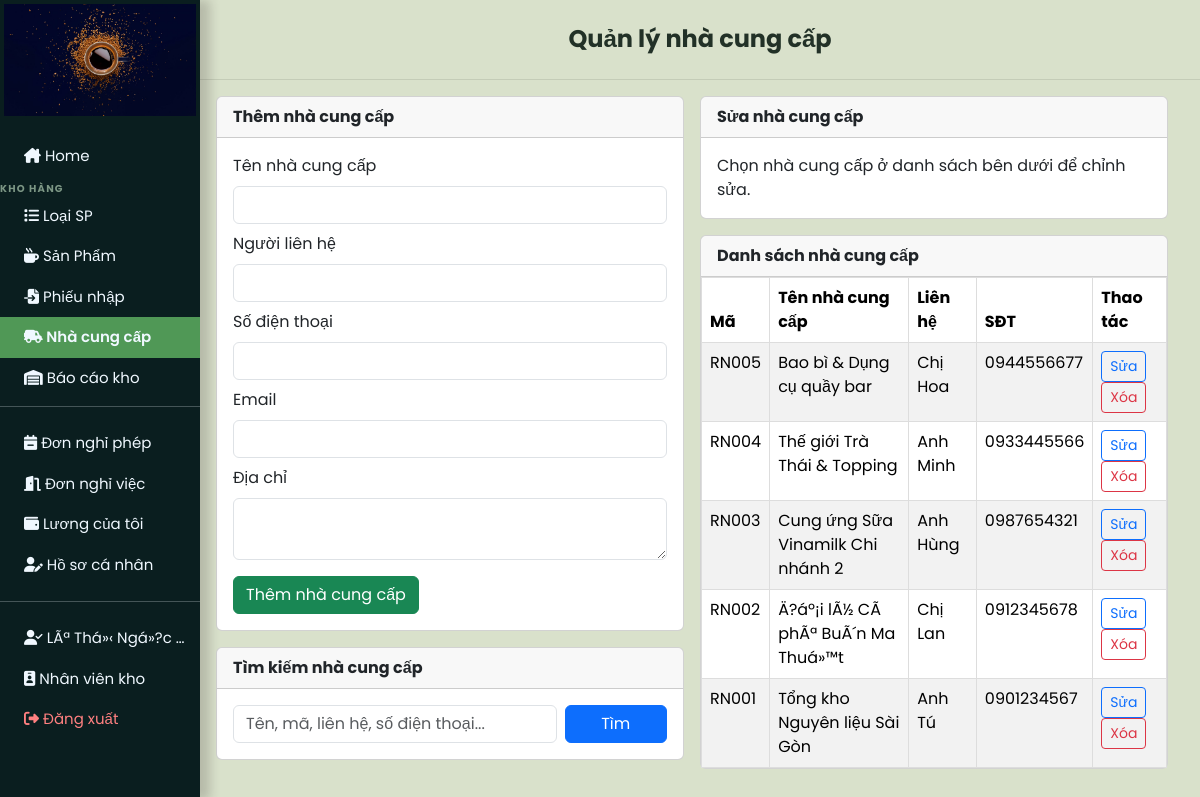
/user_page.php?nhacungcap (signed in), run on the app's committed database.
### tables this page shows
CREATE TABLE `accounts` (
  `account_id` int(11) NOT NULL,
  `full_name` varchar(150) NOT NULL,
  `email` varchar(150) NOT NULL,
  `password` varchar(255) NOT NULL,
  `role_id` int(11) NOT NULL DEFAULT 3,
  `position_id` int(11) DEFAULT NULL,
  `phone` varchar(20) DEFAULT NULL,
  `address` text DEFAULT NULL,
  `birth_date` date DEFAULT NULL,
  `gender` enum('nam','ná»¯','khÃ¡c') DEFAULT NULL,
  `hr_status` enum('active','resigned','on_leave') NOT NULL DEFAULT 'active',
  `system_status` enum('active','locked','disabled','pending') NOT NULL DEFAULT 'pending',
  `hire_date` date DEFAULT NULL,
  `created_at` timestamp NULL DEFAULT current_timestamp(),
  `updated_at` timestamp NULL DEFAULT current_timestamp() ON UPDATE current_timestamp()
);

CREATE TABLE `suppliers` (
  `supplier_id` int(11) NOT NULL,
  `supplier_code` varchar(50) NOT NULL,
  `supplier_name` varchar(200) NOT NULL,
  `contact_name` varchar(150) DEFAULT NULL,
  `phone_number` varchar(20) DEFAULT NULL,
  `email` varchar(150) DEFAULT NULL,
  `address` text DEFAULT NULL,
  `status` enum('active','inactive') NOT NULL DEFAULT 'active',
  `created_at` timestamp NULL DEFAULT current_timestamp(),
  `updated_at` timestamp NULL DEFAULT current_timestamp() ON UPDATE current_timestamp()
);

### src/models/functions.php (called while the page is built, shortened)
<?php
require_once __DIR__ . '/authorization.php';
function notifyAttrs(string $type, string $message, string $title = ''): string
{
    if ($message === '') return '';
    $t = htmlspecialchars($type,    ENT_QUOTES);
    $m = htmlspecialchars($message, ENT_QUOTES);
    $h = htmlspecialchars($title,   ENT_QUOTES);
    return " data-notify-type=\"$t\" data-notify-message=\"$m\"" . ($h ? " data-notify-title=\"$h\"" : '');
}
?>

### src/models/authorization.php (called while the page is built, shortened)
<?php
function roleLabel(string $roleName): string
{
    $labels = [
        AppRole::ADMIN     => 'Quản trị viên',
        AppRole::MANAGER   => 'Quản lý nhân sự',
        AppRole::SALES     => 'Nhân viên bán hàng',
        AppRole::WAREHOUSE => 'Nhân viên kho',
    ];
    return $labels[$roleName] ?? 'Không xác định';
}
function currentRole(): string
{
    return $_SESSION['role_name'] ?? '';
}
function currentUserId(): int
{
    return (int) ($_SESSION['account_id'] ?? 0);
}

### src/views/nhacungcap.php (the view, shortened to what this page needs)
<?php
$keyword = trim((string)($_GET['timkiem-ncc'] ?? ''));
$where = "WHERE status = 'active'";
$listSql = "SELECT supplier_id, supplier_code, supplier_name, contact_name, phone_number, email, address
            FROM suppliers
            {$where}
            ORDER BY supplier_id DESC";
$listRs = mysqli_query($conn, $listSql);
$suppliers = mysqli_fetch_all($listRs, MYSQLI_ASSOC);
$editSupplier = null;
?>
<div class="dash_board px-2">
    <div class="container-fluid row g-3">
        <div class="col-lg-6">
            <div class="card mb-3">
                <div class="card-header fw-bold">Thêm nhà cung cấp</div>
                <div class="card-body">
                    <form method="POST" action="user_page.php?nhacungcap">
                        <div class="mb-2">
                            <label class="form-label">Tên nhà cung cấp</label>
                            <input class="form-control" type="text" name="supplier_name" required>
                        </div>
                        <div class="mb-2">
                            <label class="form-label">Người liên hệ</label>
                            <input class="form-control" type="text" name="contact_name">
                        </div>
                        <div class="mb-2">
                            <label class="form-label">Số điện thoại</label>
                            <input class="form-control" type="text" name="phone_number">
                        </div>
                        <div class="mb-2">
                            <label class="form-label">Email</label>
                            <input class="form-control" type="email" name="email">
                        </div>
                        <div class="mb-3">
                            <label class="form-label">Địa chỉ</label>
                            <textarea class="form-control" name="address" rows="2"></textarea>
                        </div>
                        <button class="btn btn-success" type="submit">Thêm nhà cung cấp</button>
                    </form>
                </div>
            </div>
            <div class="card">
                <div class="card-header fw-bold">Tìm kiếm nhà cung cấp</div>
                <div class="card-body">
                    <form method="GET" action="user_page.php" class="row g-2">
                        <div class="col-9">
                            <input class="form-control" type="text" name="timkiem-ncc" value="<?= htmlspecialchars($keyword) ?>" placeholder="Tên, mã, liên hệ, số điện thoại...">
                        </div>
                        <div class="col-3 d-grid">
                            <button class="btn btn-primary" type="submit">Tìm</button>
                        </div>
                    </form>
                </div>
            </div>
        </div>
        <div class="col-lg-6">
            <div class="card mb-3">
                <div class="card-header fw-bold">Sửa nhà cung cấp</div>
                <div class="card-body">
                    <?php if (!$editSupplier): ?>
                        <p class="mb-0">Chọn nhà cung cấp ở danh sách bên dưới để chỉnh sửa.</p>
                    <?php endif; ?>
                </div>
            </div>
            <div class="card">
                <div class="card-header fw-bold">Danh sách nhà cung cấp</div>
                <div class="card-body p-0">
                    <div class="product-table-scroll w-100">
                        <table class="table table-striped table-hover text-center mb-0">
                            <thead>
                                <tr>
                                    <th>Mã</th>
                                    <th>Tên nhà cung cấp</th>
                                    <th>Liên hệ</th>
                                    <th>SĐT</th>
                                    <th>Thao tác</th>
                                </tr>
                            </thead>
                            <tbody>
                                <?php foreach ($suppliers as $s): ?>
                                    <tr>
                                        <td><?= htmlspecialchars($s['supplier_code']) ?></td>
                                        <td><?= htmlspecialchars($s['supplier_name']) ?></td>
                                        <td><?= htmlspecialchars((string)$s['contact_name']) ?></td>
                                        <td><?= htmlspecialchars((string)$s['phone_number']) ?></td>
                                        <td>
                                            <a class="btn btn-sm btn-outline-primary" href="user_page.php?nhacungcap&edit_supplier_id=<?= (int)$s['supplier_id'] ?>">Sửa</a>
                                            <form method="POST" action="user_page.php?nhacungcap" class="d-inline" onsubmit="return confirm('Bạn có chắc chắn muốn xóa nhà cung cấp này không?');">
                                                <button class="btn btn-sm btn-outline-danger" type="submit">Xóa</button>
                                            </form>
                                        </td>
                                    </tr>
                                <?php endforeach; ?>
                            </tbody>
                        </table>
                    </div>
                </div>
            </div>
        </div>
    </div>
</div>

### src/views/layouts/user_layout_start.php (shortened to what this page needs)
<!DOCTYPE html>
<html lang="en">
<head>
    <link href="https://cdn.jsdelivr.net/npm/bootstrap@5.3.3/dist/css/bootstrap.min.css" rel="stylesheet" />
    <link rel="stylesheet" href="https://cdnjs.cloudflare.com/ajax/libs/font-awesome/6.5.1/css/all.min.css" />
    <link rel="stylesheet" href="css/style.css" />
</head>
<?php
$roleName = currentRole();
$isWarehouseRole = $roleName === AppRole::WAREHOUSE;
$isManagerRole = $roleName === AppRole::MANAGER;
$isAdminRole = $roleName === AppRole::ADMIN;
?>
<?php
$currentTitle = 'COFFEE SHOP';
if (isset($_GET['home'])) {
    $currentTitle = 'COFFEE SHOP';
} elseif (isset($_GET['dashboard'])) {
    $currentTitle = 'COFFEE SHOP';
} elseif (isset($_GET['sanpham'])) {
    $currentTitle = 'Sản phẩm';
} elseif (isset($_GET['phieunhap'])) {
    $currentTitle = 'Phiếu nhập kho';
} elseif (isset($_GET['phieuxuat'])) {
    $currentTitle = 'Phiếu xuất kho';
} elseif (isset($_GET['kho_thongke'])) {
    $currentTitle = 'Thống kê tồn kho';
} elseif (isset($_GET['baocao_kho'])) {
    $currentTitle = 'Báo cáo kho';
} elseif (isset($_GET['baocao_kinhdoanh'])) {
    $currentTitle = 'Báo cáo kinh doanh';
} elseif (isset($_GET['baocao_nhansu'])) {
    $currentTitle = 'Báo cáo nhân sự';
} elseif (isset($_GET['nhacungcap'])) {
    $currentTitle = 'Quản lý nhà cung cấp';
} elseif (isset($_GET['loai'])) {
    $currentTitle = 'Loại sản phẩm';
} elseif (isset($_GET['donhang'])) {
    $currentTitle = 'Đơn hàng';
} elseif (isset($_GET['khachhang'])) {
    $currentTitle = 'Khách hàng';
} elseif (isset($_GET['nhansu'])) {
    $currentTitle = 'Nhân sự';
} elseif (isset($_GET['chucvu'])) {
    $currentTitle = 'Quản lý chức vụ';
} elseif (isset($_GET['bangluong'])) {
    $currentTitle = 'Bảng lương';
} elseif (isset($_GET['luong_ca_nhan'])) {
    $currentTitle = 'Lương của tôi';
} elseif (isset($_GET['donnghi'])) {
    $currentTitle = 'Đơn nghỉ phép';
} elseif (isset($_GET['donnghiviec'])) {
    $currentTitle = 'Đơn nghỉ việc';
} elseif (isset($_GET['profile'])) {
    $currentTitle = 'Hồ sơ cá nhân';
} elseif (isset($_GET['thongke'])) {
    $currentTitle = 'Thống kê';
}
?>
<?php
$_notify_type    = $_SESSION['notify_type']    ?? '';
$_notify_msg     = $_SESSION['notify_message'] ?? '';
$_notify_title   = $_SESSION['notify_title']   ?? '';
$_notify_attrs   = notifyAttrs($_notify_type, $_notify_msg, $_notify_title);
?>
<body class="app-shell"<?= $_notify_attrs ?>>
    <div class="nav-side p-0">
        <div class="logo p-1 justify-content-center text-center">
            <a href="user_page.php?home"> <img src="img/logo.jpg" alt="Logo"></a>
        </div>
        <div class="navs pt-3">
            <?php if (!$isManagerRole) : ?>
            <div class="container-fluid">
                <a class="text-truncate <?= isset($_GET['home'])||isset($_GET['dashboard']) ? 'active' : '' ?>"
                   href="user_page.php?home"><i class="fa-solid fa-house-chimney"></i> Home</a>
            </div>
            <?php endif; ?>
            <?php if ($isWarehouseRole || $isAdminRole) : ?>
                <div class="nav-section-label">KHO HÀNG</div>
                <div class="container-fluid">
                    <a class="text-truncate <?= isset($_GET['loai']) ? 'active' : '' ?>"
                       href="user_page.php?loai"><i class="fa-solid fa-list"></i> Loại SP</a>
                </div>
                <div class="container-fluid">
                    <a class="text-truncate <?= isset($_GET['sanpham']) ? 'active' : '' ?>"
                       href="user_page.php?sanpham"><i class="fa-solid fa-mug-hot"></i> Sản Phẩm</a>
                </div>
                <div class="container-fluid">
                    <a class="text-truncate <?= isset($_GET['phieunhap']) ? 'active' : '' ?>"
                       href="user_page.php?phieunhap"><i class="fa-solid fa-file-import"></i> Phiếu nhập</a>
                </div>
                <div class="container-fluid">
                    <a class="text-truncate <?= isset($_GET['nhacungcap']) ? 'active' : '' ?>"
                       href="user_page.php?nhacungcap"><i class="fa-solid fa-truck-field"></i> Nhà cung cấp</a>
                </div>
                <div class="container-fluid">
                    <a class="text-truncate <?= isset($_GET['baocao_kho']) ? 'active' : '' ?>"
                       href="user_page.php?baocao_kho"><i class="fa-solid fa-warehouse"></i> Báo cáo kho</a>
                </div>
            <?php endif; ?>
        </div>
        <?php if (!$isManagerRole && !$isAdminRole) : ?>
        <hr class="mt-2">
        <div class="navs text-center p-0">
            <div class="container-fluid">
                <a class="text-truncate <?= isset($_GET['donnghi']) ? 'active' : '' ?>"
                   href="user_page.php?donnghi"><i class="fa-solid fa-calendar-minus"></i> Đơn nghỉ phép</a>
            </div>
            <div class="container-fluid">
                <a class="text-truncate <?= isset($_GET['donnghiviec']) ? 'active' : '' ?>"
                   href="user_page.php?donnghiviec"><i class="fa-solid fa-door-open"></i> Đơn nghỉ việc</a>
            </div>
            <div class="container-fluid">
                <a class="text-truncate <?= isset($_GET['luong_ca_nhan']) ? 'active' : '' ?>"
                   href="user_page.php?luong_ca_nhan"><i class="fa-solid fa-wallet"></i> Lương của tôi</a>
            </div>
            <div class="container-fluid">
                <a class="text-truncate <?= isset($_GET['profile']) ? 'active' : '' ?>"
                   href="user_page.php?profile"><i class="fa-solid fa-user-pen"></i> Hồ sơ cá nhân</a>
            </div>
        </div>
        <?php endif; ?>
        <div class="navs text-center p-0">
            <hr class="mt-3">
            <div class="container-fluid">
                <a class="text-truncate"><i class="fa-solid fa-user-check"></i> <?= $user_name ?? '' ?></a>
            </div>
            <div class="container-fluid">
                <a class="text-truncate"><i class="fa-solid fa-id-badge"></i> <?= roleLabel(currentRole()) ?></a>
            </div>
            <div class="    container-fluid logout-btn">
                <a class="text-truncate" href="logout.php"><i class="fa-solid fa-right-from-bracket"></i> Đăng xuất</a>
            </div>
        </div>
    </div>
    <div class="app-right">
        <?php if (!isset($_GET['home']) && !isset($_GET['dashboard'])): ?>
        <div class="app-topbar px-3">
            <h4 class="mb-0 fw-bold"><?= htmlspecialchars($currentTitle) ?></h4>
        </div>
        <?php endif; ?>
        <div class="main p-0 <?= (isset($_GET['home']) || isset($_GET['dashboard'])) ? 'h-100' : '' ?>">

### data on the page
accounts: full_name "LÃª Thá»‹ Ngá»?c…"
suppliers: supplier_code "RN005", supplier_name "Bao bì & Dụng cụ quầy bar", contact_name "Chị Hoa", phone_number "0944556677"
suppliers: supplier_code "RN004", supplier_name "Thế giới Trà Thái & Topping", contact_name "Anh Minh", phone_number "0933445566"
suppliers: supplier_code "RN003", supplier_name "Cung ứng Sữa Vinamilk Chi nhánh 2", contact_name "Anh Hùng", phone_number "0987654321"
suppliers: supplier_code "RN002", supplier_name "Ä?áº¡i lÃ½ CÃ phÃª BuÃ´n Ma Thuá»™t", contact_name "Chị Lan", phone_number "0912345678"
suppliers: supplier_code "RN001", supplier_name "Tổng kho Nguyên liệu Sài Gòn", contact_name "Anh Tú", phone_number "0901234567"

### other printed values
roleLabel(currentRole()) "Nhân viên kho"
$currentTitle "Quản lý nhà cung cấp"
